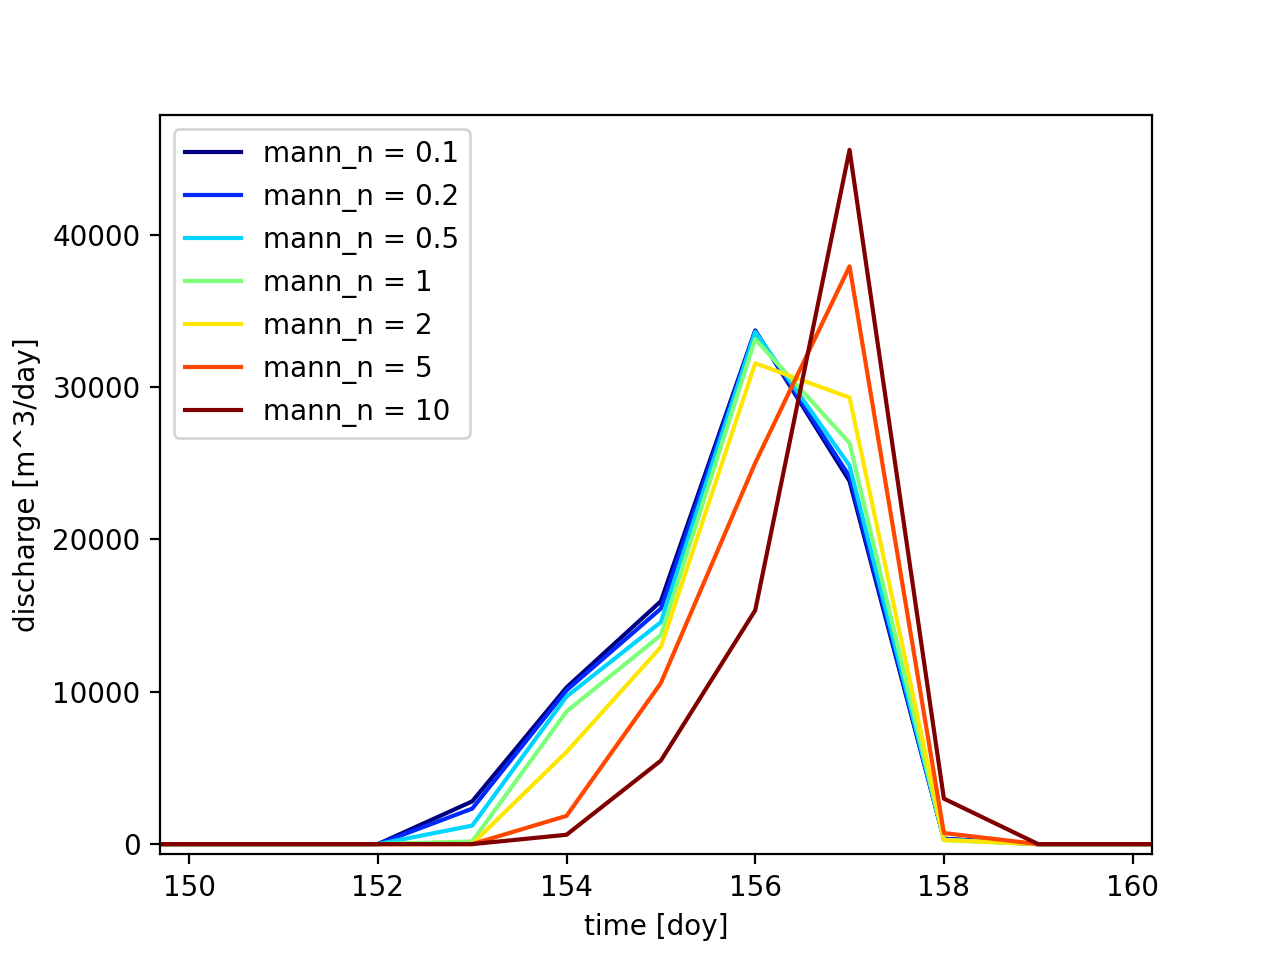

Generate this figure with Python:
import numpy as np
from matplotlib import pyplot as plt
import colors # $ATS_SRC_DIR/tools/utils

cm = colors.cm_mapper(0,6)

def plot(mann, ax, color='b', marker=''):
    dat = np.loadtxt(f'../model_03-manning_n/manning_n-{mann}/fluxes.dat')
    dtotal = dat[0:365,1].sum()
    dmax = dat[0:365,1].max()
    ax.plot(dat[:,0], dat[:,1]/55000, '-'+marker, color=color, label=f'mann_n = {mann}')
    print(f'manning n = {mann}: discharge total = {dtotal}; max = {dmax}')

fig = plt.figure()
ax = fig.add_subplot(111)
for i, man in enumerate([0.1, 0.2, 0.5, 1, 2, 5, 10]):
    plot(man, ax, color=cm(i))

ax.set_xlabel('time [doy]')
ax.set_ylabel('discharge [m^3/day]')
ax.legend()
plt.savefig('manning_n_comparison')
plt.show()
